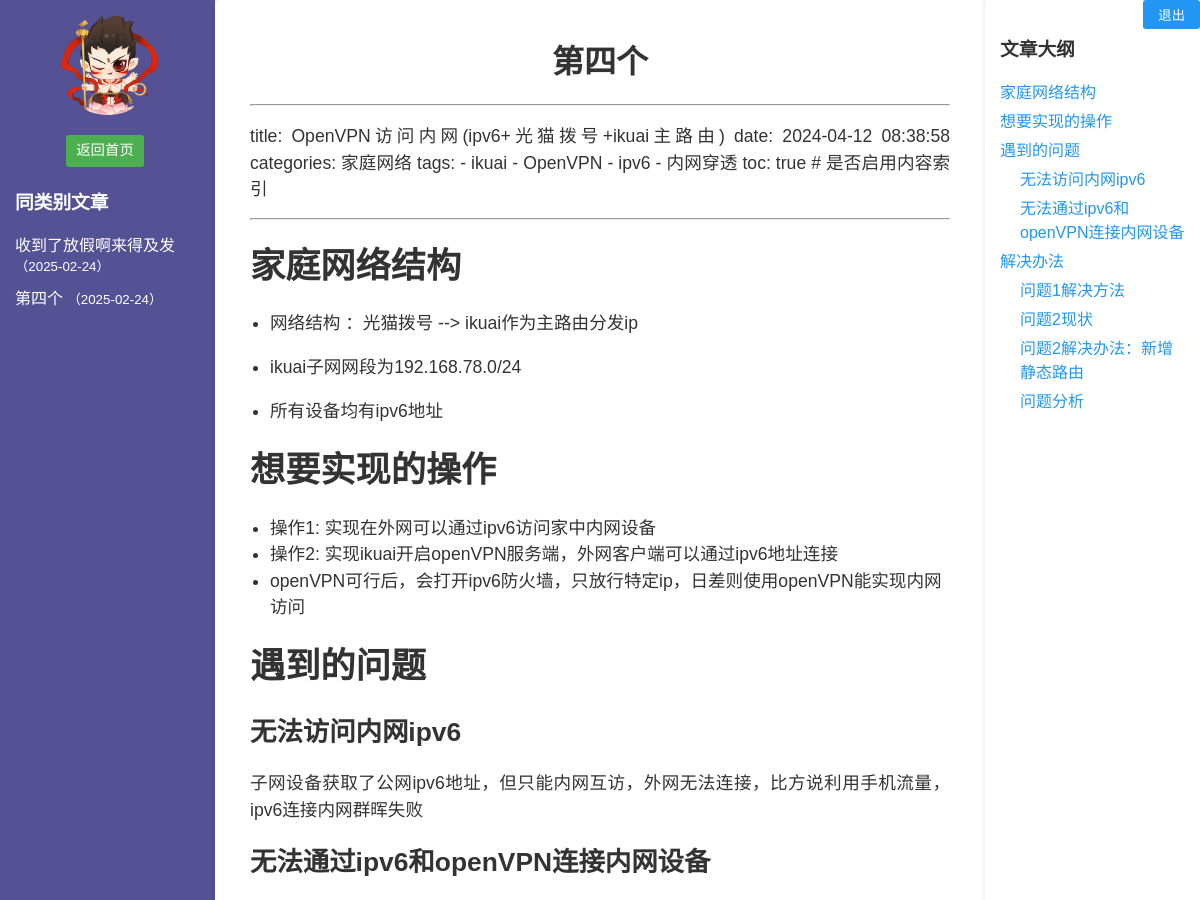
The app's page /post/2 (signed in, upper part), older data.
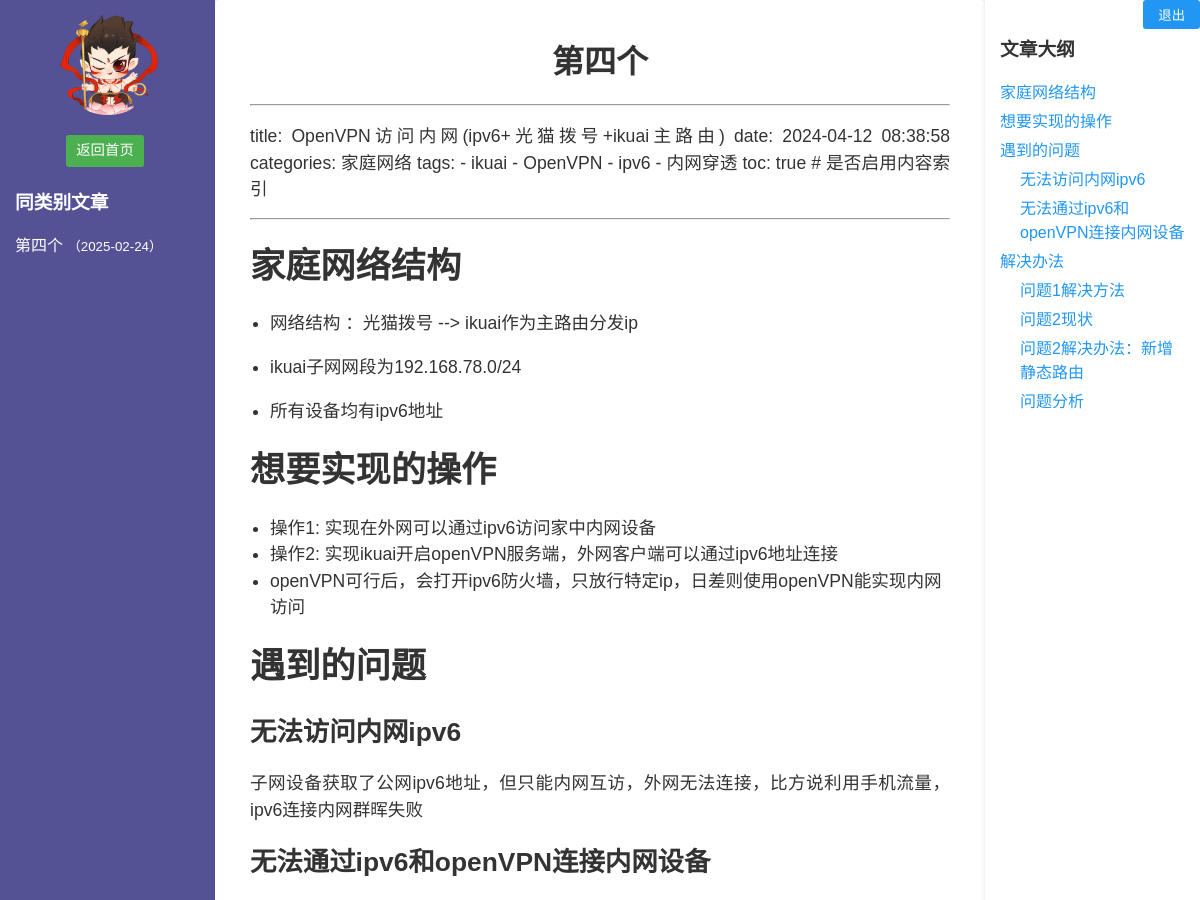
The same page, newer data.
### tables this page shows
CREATE TABLE posts 
                 (id INTEGER PRIMARY KEY, title TEXT, content TEXT, category TEXT, filename TEXT, user_id INTEGER, image_dir TEXT, created_at TIMESTAMP);

### app.py (the view)
@app.route('/post/<int:post_id>')
def view_post(post_id):
    if 'user_id' not in session:
        return redirect(url_for('login'))
    conn = sqlite3.connect('database.db')
    c = conn.cursor()
    if session.get('role') == 'admin':
        c.execute('SELECT title, content, category FROM posts WHERE id = ?', (post_id,))
    else:
        c.execute('SELECT title, content, category FROM posts WHERE id = ? AND user_id = ?',
                  (post_id, session['user_id']))
    post = c.fetchone()
    if not post:
        conn.close()
        flash('帖子不存在或无权限查看')
        return redirect(url_for('dashboard'))
    title, content, category = post
    c.execute('''SELECT id, title, created_at FROM posts WHERE category = ? AND id != ? ORDER BY created_at DESC LIMIT 10''',
              (category, post_id))
    related_posts = c.fetchall()
    related_posts_with_datetime = []
    from datetime import datetime
    for post_id, title, created_at in related_posts:
        if created_at:  # 确保 created_at 不为空
            try:
                created_at_dt = datetime.strptime(created_at, '%Y-%m-%d %H:%M:%S')
            except ValueError:
                created_at_dt = datetime.now()
            related_posts_with_datetime.append((post_id, title, created_at_dt))
        else:
            related_posts_with_datetime.append((post_id, title, None))
    toc = generate_toc(content)
    conn.close()
    rendered_content = markdown.markdown(content, extensions=['extra', 'fenced_code'])
    logger.debug(f"Rendered content for post {post_id}: {rendered_content}")
    return render_template('post.html', title=title, content=rendered_content,
                          related_posts=related_posts_with_datetime, toc=toc)

### app.py (called while the page is built)
def generate_toc(content):
    class TOCRenderer(HTMLRenderer):
        def __init__(self):
            super().__init__()
            self.toc = []
        def heading(self, text, level):
            id = text.lower().replace(' ', '-').replace('#', '').replace(':', '')
            self.toc.append({'text': text, 'level': level, 'id': id})
            return f'<h{level} id="{id}">{text}</h{level}>'
    markdown = Markdown(renderer=TOCRenderer())
    html = markdown(content)
    toc = markdown.renderer.toc
    return toc

### templates/post.html (shortened to what this page needs)
{% extends "base.html" %}
{% block content %}
    <div class="post-container">
        <div class="sidebar-left">
            <div class="user-profile">
                <img src="{{ url_for('static', filename='avatars/' + (session['avatar'] if session['avatar'] else 'default_avatar.jpg')) }}" alt="User Avatar">
                <a href="{{ url_for('dashboard') }}" class="btn-edit" style="display: block; margin-top: 10px;">返回首页</a>
            </div>
            <h3>同类别文章</h3>
            <ul style="list-style: none; padding: 0;">
                {% if related_posts %}
                    {% for post_id, title, created_at in related_posts %}
                        <li style="margin: 10px 0;">
                            <a href="{{ url_for('view_post', post_id=post_id) }}" style="text-decoration: none;">{{ title }}</a>
                            <small>（{{ created_at.strftime('%Y-%m-%d') if created_at else '未知时间' }}）</small>
                        </li>
                    {% endfor %}
                {% else %}
                    <li style="margin: 10px 0;">暂无同类别文章</li>
                {% endif %}
            </ul>
        </div>
        <div class="main-content">
            <h1 style="text-align: center;">{{ title }}</h1>
            <div class="markdown-content">
                {{ content | safe }}
            </div>
        </div>
        <div class="sidebar-right">
            <h3>文章大纲</h3>
            <ul style="list-style: none; padding: 0;">
                {% if toc %}
                    {% for item in toc %}
                        <li style="margin: 5px 0; padding-left: {{ (item.level - 1) * 20 }}px;">
                            <a href="#{{ item.id }}" class="toc-link" style="color: #2196F3; text-decoration: none;">{{ item.text }}</a>
                        </li>
                    {% endfor %}
                {% else %}
                    <li style="margin: 5px 0;">暂无大纲</li>
                {% endif %}
            </ul>
        </div>
    </div>
{% endblock %}

### templates/base.html (shortened to what this page needs)
<!DOCTYPE html>
<html lang="zh-CN">
<head>
    <link rel="stylesheet" href="{{ url_for('static', filename='style.css') }}">
</head>
<body>
    <nav>
        {% if 'user_id' in session %}
            <button class="logout-btn" onclick="window.location.href='{{ url_for('logout') }}'">退出</button>
        {% else %}
            <a href="{{ url_for('login') }}">登录</a> |
            <a href="{{ url_for('register') }}">注册</a>
        {% endif %}
    </nav>
    <div class="container">
        {% block content %}{% endblock %}
    </div>
</body>
</html>

### static/style.css (style rules this page uses)
body { font-family: Arial, sans-serif; margin: 0; padding: 0; background-color: #f5f5f5; color: #333; overflow-x: hidden; overflow-y: auto; }
.container { width: 100vw; max-width: 100%; margin: 0; padding: 0; display: flex; gap: 0; min-height: 100vh; box-sizing: border-box; }
.sidebar-left, .sidebar-right { flex: 1; min-width: 0; max-width: 20%; background-color: #fff; padding: 15px; border-radius: 0; box-shadow: 0 2px 5px rgba(0,0,0,0.1); box-sizing: border-box; }
.main-content { flex: 4; min-width: 0; max-width: 80%; background-color: #fff; padding: 15px; border-radius: 5px; box-shadow: 0 2px 5px rgba(0,0,0,0.1); box-sizing: border-box; overflow-y: auto; max-height: 100vh; }
.user-profile img { width: 100px; height: 100px; border-radius: 50%; margin-bottom: 10px; }
.btn-edit, .btn-delete { padding: 5px 10px; margin-right: 5px; border-radius: 3px; text-decoration: none; color: #fff; cursor: pointer; font-size: 0.9em; border: none; display: inline-block; line-height: 1.5; vertical-align: middle; box-sizing: border-box; }
.btn-edit { background-color: #4CAF50; }
.logout-btn { position: absolute; top: 0; right: 0; padding: 5px 15px; background-color: #2196F3; color: #fff; border: none; border-radius: 3px; cursor: pointer; z-index: 1000; }
.post-container { width: 100vw; max-width: 100%; margin: 0; padding: 0; display: flex; gap: 0; min-height: 100vh; box-sizing: border-box; }
.sidebar-left { background-color: #545295; color: white; }
.sidebar-left a { color: white; }
.sidebar-left small { color: white; }
.user-profile { margin-bottom: 20px; display: flex; flex-direction: column; justify-content: center; align-items: center; }
.markdown-content { font-size: 1.1em; line-height: 1.5; max-width: 700px; margin: 0 auto; }
.markdown-content p { text-align: justify; margin-bottom: 15px; }
.markdown-content h1, .markdown-content h2, .markdown-content h3, .markdown-content h4, .markdown-content h5, .markdown-content h6 { margin-top: 20px; margin-bottom: 10px; }
.markdown-content ul, .markdown-content ol { padding-left: 20px; margin-bottom: 15px; }

Row changes from the older to the newer data that the page shows:
no longer on this page (row edited): posts: title "收到了放假啊来得及发", created_at "2025-02-24"
